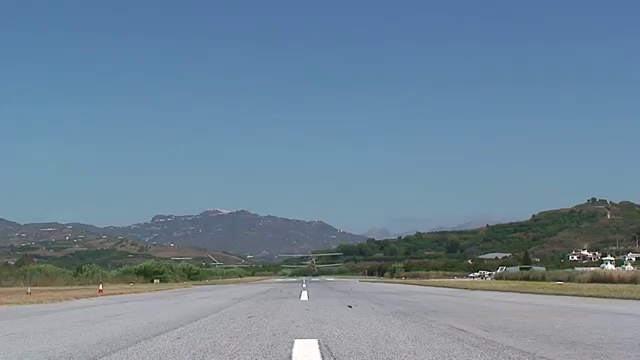
#> input picture frame 18 of tests/video_data/freezeframe.mp4, 640 x 360 px, given in place of studio_video_1605840496434.mp4, which was not available
$ python full_reference_video_quality.py   (older library calls are emulated)
#> lines starting #> are read from the running program, lines starting #| are printed output that depends on the picture; pictures that were not available may be replaced by others from this repository, and a replacement may not be noted
"""
全参考视频质量评估，包括SSIM, PSNR, VMAF
"""
import os
import re
import subprocess
import sys

import cv2
import ffmpeg
from skimage.metrics import structural_similarity as compare_ssim


class VideoSSIM(object):
    """结构相似性评估类
    """

    def __init__(self, src_video=None, target_video=None):
        self.src_video = src_video
        self.target_video = target_video

    # [13 lines left out: function __get_video_info, not called in this run]

    def __cut_frame(self, video_path):
        """
        :return:
        """
        cap = cv2.VideoCapture(video_path)
        # total_frame, fps, per_frame_time = self.__get_video_info(video_path)
        count = 0
        success = True
        while success:
            count += 1
            success, frame = cap.read()
            if success:
                yield frame
            else:
                continue
        cap.release()

    @staticmethod
    def frame_ssim(frame_src, frame_target):
        """ 获取单帧ssim值
        :param frame_target:
        :param frame_src:
        :return:
        """
        gray_src = cv2.cvtColor(frame_src, cv2.COLOR_BGR2GRAY)
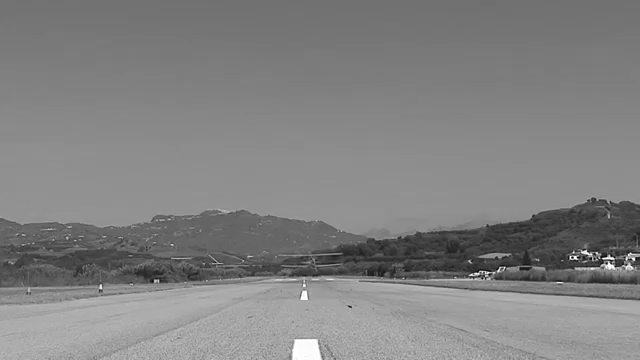
#> gray_src: shape (360, 640); min 0, max 255, mean 129.7
#> frame_src is the input picture: shape (360, 640, 3); mean B, G, R 152.9, 134.9, 110.9
        gray_target = cv2.cvtColor(frame_target, cv2.COLOR_BGR2GRAY)
        (score, diff) = compare_ssim(gray_src, gray_target, full=True)
#> diff: shape (360, 640) float64; every value is 1
#> score = 1
        return score

    def get_video_ssim_index(self):
        """对外接口，获取两个视频的结构相似度指标，并获取相似性小于95%的帧
        :return:
        """
        total_ssim_score = 0
        frame_counts = 0
        for frame_src, frame_target in zip(self.__cut_frame(self.src_video), self.__cut_frame(self.target_video)):
            ssim_score = self.frame_ssim(frame_src, frame_target)
#> ssim_score = 1
            total_ssim_score += ssim_score
#> total_ssim_score = 1
            frame_counts += 1
            print("SSIM: {}".format(ssim_score))
#| SSIM: 1.0
            del ssim_score
#> pass 2 of the loop in get_video_ssim_index, `for frame_src, frame_target in zip(self.__cut_frame(self.src_video), s..`:
#> in frame_ssim (call 2), `gray_src = cv2.cvtColor(frame_src, cv2.COLOR_BGR2GRAY)`:
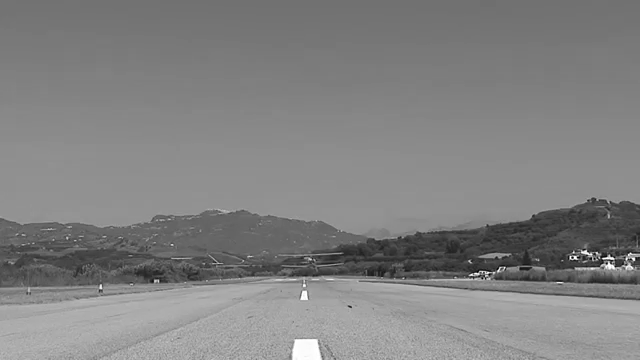
#> gray_src: shape (360, 640); min 0, max 255, mean 129.7
#> total_ssim_score = 2
#| SSIM: 1.0
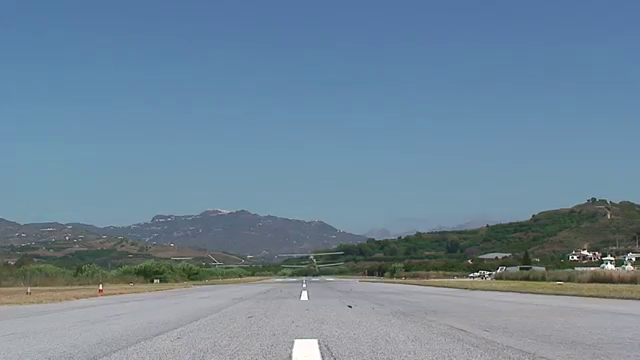
#> input picture frame 20 of tests/video_data/freezeframe.mp4, 640 x 360 px, given in place of studio_video_1605840496434.mp4, which was not available
#> pass 3 of the loop in get_video_ssim_index, `for frame_src, frame_target in zip(self.__cut_frame(self.src_video), s..`:
#> in frame_ssim (call 3), `gray_src = cv2.cvtColor(frame_src, cv2.COLOR_BGR2GRAY)`:
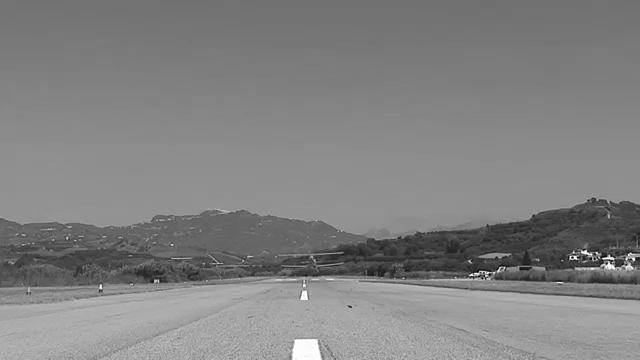
#> gray_src: shape (360, 640); min 0, max 255, mean 129.7
#> in frame_ssim, frame_src is the input picture: shape (360, 640, 3); mean B, G, R 153, 134.9, 110.9
#> total_ssim_score = 3
#| SSIM: 1.0
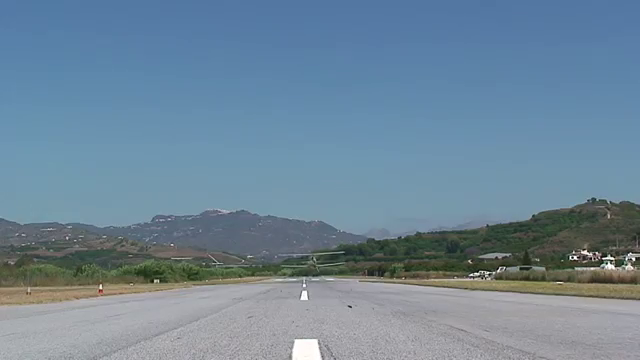
#> input picture frame 21 of tests/video_data/freezeframe.mp4, 640 x 360 px, given in place of studio_video_1605840496434.mp4, which was not available
#> the loop made 30 passes; the first 3 are shown
        if frame_counts != 0:
            video_ssim_score = total_ssim_score / frame_counts
        else:
            video_ssim_score = 0
        return video_ssim_score

    # [23 lines left out: functions get_video_ffmpeg_ssim_index, test, not called in this run]


class VideoVMAF(object):
    """主观质量评估类
    """
    current_dirname = os.path.dirname(os.path.realpath(__file__))

    # [22 lines left out: functions __init__, get_video_vmaf_score, not called in this run]

class VideoPSNR(object):

    def __init__(self, input_video=None, refer_video=None):
        self.input_video = input_video
        self.refer_video = refer_video

    # [16 lines left out: function get_video_psnr_score, not called in this run]

if __name__ == "__main__":
    ssim_handler = VideoSSIM("/Users/Desktop/studio_video_1605840496434.mp4",
                             "/Users/Desktop/studio_video_16058404964343.mp4")
    print(ssim_handler.get_video_ssim_index())
